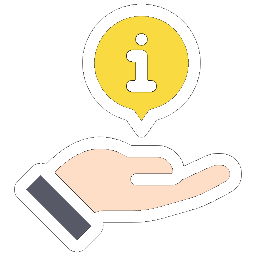
#> input picture assets/images/quick-actions/about.png, 256 x 256 px, given in place of image-51df6885-6ef2-4114-a48e-82dba5ef8318.png, which was not available
$ python make-search-icon-transparent.py
#> lines starting #> are read from the running program, lines starting #| are printed output that depends on the picture
from PIL import Image

src = r"C:\Users\Ibn Abdullah\.cursor\projects\d-ZOOMIT-SalesFast\assets\image-51df6885-6ef2-4114-a48e-82dba5ef8318.png"
dst = r"d:\ZOOMIT\SalesFast\salesfast.app\assets\images\quick-actions\search.png"

im = Image.open(src).convert("RGBA")
#> im is the input picture: PIL image 256x256 RGBA; mean R, G, B, A 49.4, 43.4, 27.3, 55.7
pixels = im.load()
w, h = im.size
#> w = 256; h = 256
for y in range(h):
    for x in range(w):
        r, g, b, a = pixels[x, y]
        if r < 40 and g < 40 and b < 40:
            pixels[x, y] = (0, 0, 0, 0)
im.save(dst, "PNG")
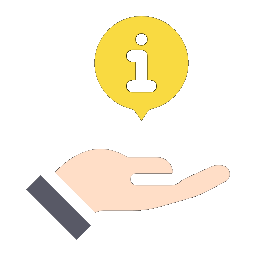
#> saved as search.png: PIL image 256x256 RGBA; mean R, G, B, A 49.3, 43.3, 27.3, 54.2; transparent parts drawn white
print("saved", dst, im.size)
#| saved d:\ZOOMIT\SalesFast\salesfast.app\assets\images\quick-actions\search.png (256, 256)

$ run again, on assets/images/quick-actions/add-lead.png
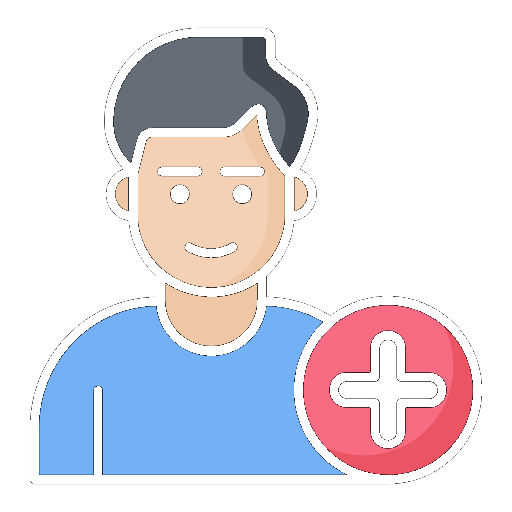
#> input picture assets/images/quick-actions/add-lead.png, 512 x 512 px, given in place of image-51df6885-6ef2-4114-a48e-82dba5ef8318.png, which was not available
#> im is the input picture: PIL image 512x512 RGBA; mean R, G, B, A 59.7, 56.9, 65.8, 92.4
#> `im.save(dst, "PNG")`:
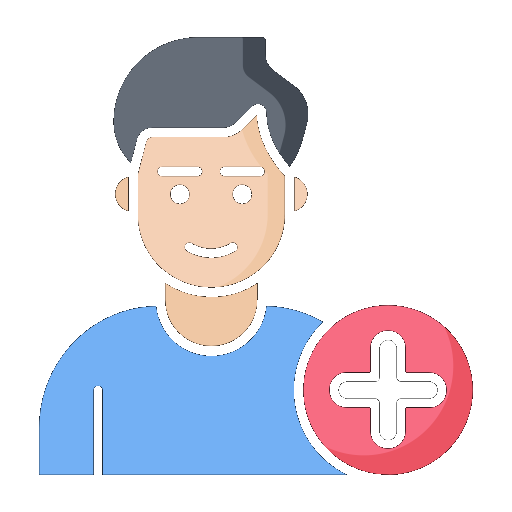
#> saved as search.png: PIL image 512x512 RGBA; mean R, G, B, A 59.7, 56.9, 65.8, 91.8; transparent parts drawn white
#| saved d:\ZOOMIT\SalesFast\salesfast.app\assets\images\quick-actions\search.png (512, 512)
